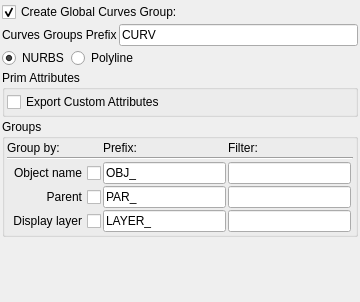
               <widget class="QWidget" name="scrollAreaWidgetContents_2">
                <property name="geometry">
                 <rect>
                  <x>0</x>
                  <y>0</y>
                  <width>360</width>
                  <height>302</height>
                 </rect>
                </property>
                <layout class="QVBoxLayout" name="verticalLayout_16">
                 <property name="spacing">
                  <number>2</number>
                 </property>
                 <property name="margin">
                  <number>2</number>
                 </property>
                 <item>
                  <widget class="QCheckBox" name="curveGroupEnable_cb">
                   <property name="toolTip">
                    <string>&lt;!DOCTYPE HTML PUBLIC &quot;-//W3C//DTD HTML 4.0//EN&quot; &quot;http://www.w3.org/TR/REC-html40/strict.dtd&quot;&gt;
&lt;html&gt;&lt;head&gt;&lt;meta name=&quot;qrichtext&quot; content=&quot;1&quot; /&gt;&lt;style type=&quot;text/css&quot;&gt;
p, li { white-space: pre-wrap; }
&lt;/style&gt;&lt;/head&gt;&lt;body style=&quot; font-family:'MS Shell Dlg 2'; font-size:8.25pt; font-weight:400; font-style:normal;&quot;&gt;
&lt;p style=&quot; margin-top:0px; margin-bottom:0px; margin-left:0px; margin-right:0px; -qt-block-indent:0; text-indent:0px;&quot;&gt;&lt;span style=&quot; font-size:8pt;&quot;&gt;Enable/disable global Curve group&lt;/span&gt;&lt;/p&gt;&lt;/body&gt;&lt;/html&gt;</string>
                   </property>
                   <property name="layoutDirection">
                    <enum>Qt::LeftToRight</enum>
                   </property>
                   <property name="text">
                    <string>Create Global Curves Group:</string>
                   </property>
                   <property name="checked">
                    <bool>true</bool>
                   </property>
                  </widget>
                 </item>
                 <item>
                  <layout class="QHBoxLayout" name="horizontalLayout_10">
                   <item>
                    <widget class="QLabel" name="label_15">
                     <property name="text">
                      <string>Curves Groups Prefix</string>
                     </property>
                    </widget>
                   </item>
                   <item>
                    <widget class="QLineEdit" name="expCurvesGlobalGroupName_le">
                     <property name="toolTip">
                      <string>&lt;!DOCTYPE HTML PUBLIC &quot;-//W3C//DTD HTML 4.0//EN&quot; &quot;http://www.w3.org/TR/REC-html40/strict.dtd&quot;&gt;
&lt;html&gt;&lt;head&gt;&lt;meta name=&quot;qrichtext&quot; content=&quot;1&quot; /&gt;&lt;style type=&quot;text/css&quot;&gt;
p, li { white-space: pre-wrap; }
&lt;/style&gt;&lt;/head&gt;&lt;body style=&quot; font-family:'MS Shell Dlg 2'; font-size:8.25pt; font-weight:400; font-style:normal;&quot;&gt;
&lt;p style=&quot; margin-top:0px; margin-bottom:0px; margin-left:0px; margin-right:0px; -qt-block-indent:0; text-indent:0px;&quot;&gt;&lt;span style=&quot; font-size:8pt;&quot;&gt;Main curves group&lt;/span&gt;&lt;/p&gt;&lt;/body&gt;&lt;/html&gt;</string>
                     </property>
                     <property name="text">
                      <string>CURV</string>
                     </property>
                    </widget>
                   </item>
                  </layout>
                 </item>
                 <item>
                  <layout class="QHBoxLayout" name="horizontalLayout_16">
                   <item>
                    <widget class="QRadioButton" name="curvToNURBS_rb">
                     <property name="toolTip">
                      <string>Export as NURBS</string>
                     </property>
                     <property name="text">
                      <string>NURBS</string>
                     </property>
                     <property name="checked">
                      <bool>true</bool>
                     </property>
                    </widget>
                   </item>
                   <item>
                    <widget class="QRadioButton" name="curvToPoly_rb">
                     <property name="toolTip">
                      <string>Export as Poly line</string>
                     </property>
                     <property name="text">
                      <string>Polyline</string>
                     </property>
                    </widget>
                   </item>
                   <item>
                    <spacer name="horizontalSpacer_7">
                     <property name="orientation">
                      <enum>Qt::Horizontal</enum>
                     </property>
                     <property name="sizeHint" stdset="0">
                      <size>
                       <width>40</width>
                       <height>20</height>
                      </size>
                     </property>
                    </spacer>
                   </item>
                  </layout>
                 </item>
                 <item>
                  <widget class="QGroupBox" name="groupBox">
                   <property name="title">
                    <string>Prim Attributes</string>
                   </property>
                   <layout class="QVBoxLayout" name="attrTable_curve_ly">
                    <property name="spacing">
                     <number>2</number>
                    </property>
                    <property name="margin">
                     <number>2</number>
                    </property>
                    <item>
                     <widget class="QCheckBox" name="customCrvAttr_cbx">
                      <property name="text">
                       <string>Export Custom Attributes</string>
                      </property>
                     </widget>
                    </item>
                   </layout>
                  </widget>
                 </item>
                 <item>
                  <widget class="QGroupBox" name="groupBox_6">
                   <property name="title">
                    <string>Groups</string>
                   </property>
                   <layout class="QGridLayout" name="gridLayout_4">
                    <property name="margin">
                     <number>2</number>
                    </property>
                    <property name="spacing">
                     <number>2</number>
                    </property>
                    <item row="2" column="2">
                     <widget class="QLineEdit" name="byCurvObj_le">
                      <property name="toolTip">
                       <string>&lt;!DOCTYPE HTML PUBLIC &quot;-//W3C//DTD HTML 4.0//EN&quot; &quot;http://www.w3.org/TR/REC-html40/strict.dtd&quot;&gt;
&lt;html&gt;&lt;head&gt;&lt;meta name=&quot;qrichtext&quot; content=&quot;1&quot; /&gt;&lt;style type=&quot;text/css&quot;&gt;
p, li { white-space: pre-wrap; }
&lt;/style&gt;&lt;/head&gt;&lt;body style=&quot; font-family:'MS Shell Dlg 2'; font-size:8.25pt; font-weight:400; font-style:normal;&quot;&gt;
&lt;p style=&quot; margin-top:0px; margin-bottom:0px; margin-left:0px; margin-right:0px; -qt-block-indent:0; text-indent:0px;&quot;&gt;&lt;span style=&quot; font-size:8pt;&quot;&gt;Object name filter&lt;/span&gt;&lt;/p&gt;&lt;/body&gt;&lt;/html&gt;</string>
                      </property>
                      <property name="text">
                       <string/>
                      </property>
                     </widget>
                    </item>
                    <item row="2" column="0">
                     <widget class="QCheckBox" name="byCrvObj_cb">
                      <property name="toolTip">
                       <string>Create primitive group by object name. 
&lt;prefix&gt;&lt;nodeName&gt;</string>
                      </property>
                      <property name="layoutDirection">
                       <enum>Qt::RightToLeft</enum>
                      </property>
                      <property name="text">
                       <string>Object name</string>
                      </property>
                     </widget>
                    </item>
                    <item row="0" column="0">
                     <widget class="QLabel" name="label_9">
                      <property name="text">
                       <string>Group by:</string>
                      </property>
                     </widget>
                    </item>
                    <item row="0" column="2">
                     <widget class="QLabel" name="label_10">
                      <property name="text">
                       <string>Filter:</string>
                      </property>
                     </widget>
                    </item>
                    <item row="1" column="0" colspan="4">
                     <widget class="Line" name="line_5">
                      <property name="orientation">
                       <enum>Qt::Horizontal</enum>
                      </property>
                     </widget>
                    </item>
                    <item row="3" column="0">
                     <widget class="QCheckBox" name="byCrvPar_cb">
                      <property name="toolTip">
                       <string>&lt;!DOCTYPE HTML PUBLIC &quot;-//W3C//DTD HTML 4.0//EN&quot; &quot;http://www.w3.org/TR/REC-html40/strict.dtd&quot;&gt;
&lt;html&gt;&lt;head&gt;&lt;meta name=&quot;qrichtext&quot; content=&quot;1&quot; /&gt;&lt;style type=&quot;text/css&quot;&gt;
p, li { white-space: pre-wrap; }
&lt;/style&gt;&lt;/head&gt;&lt;body style=&quot; font-family:'MS Shell Dlg 2'; font-size:8.25pt; font-weight:400; font-style:normal;&quot;&gt;
&lt;p style=&quot; margin-top:0px; margin-bottom:0px; margin-left:0px; margin-right:0px; -qt-block-indent:0; text-indent:0px;&quot;&gt;&lt;span style=&quot; font-size:8pt;&quot;&gt;Create primitive group by parent name. &lt;/span&gt;&lt;/p&gt;
&lt;p style=&quot; margin-top:0px; margin-bottom:0px; margin-left:0px; margin-right:0px; -qt-block-indent:0; text-indent:0px;&quot;&gt;&lt;span style=&quot; font-size:8pt;&quot;&gt;&amp;lt;prefix&amp;gt;&amp;lt;nodeName&amp;gt;&lt;/span&gt;&lt;/p&gt;&lt;/body&gt;&lt;/html&gt;</string>
                      </property>
                      <property name="layoutDirection">
                       <enum>Qt::RightToLeft</enum>
                      </property>
                      <property name="text">
                       <string>Parent</string>
                      </property>
                     </widget>
                    </item>
                    <item row="3" column="2">
                     <widget class="QLineEdit" name="byCurvPar_le">
                      <property name="toolTip">
                       <string>&lt;!DOCTYPE HTML PUBLIC &quot;-//W3C//DTD HTML 4.0//EN&quot; &quot;http://www.w3.org/TR/REC-html40/strict.dtd&quot;&gt;
&lt;html&gt;&lt;head&gt;&lt;meta name=&quot;qrichtext&quot; content=&quot;1&quot; /&gt;&lt;style type=&quot;text/css&quot;&gt;
p, li { white-space: pre-wrap; }
&lt;/style&gt;&lt;/head&gt;&lt;body style=&quot; font-family:'MS Shell Dlg 2'; font-size:8.25pt; font-weight:400; font-style:normal;&quot;&gt;
&lt;p style=&quot; margin-top:0px; margin-bottom:0px; margin-left:0px; margin-right:0px; -qt-block-indent:0; text-indent:0px;&quot;&gt;&lt;span style=&quot; font-size:8pt;&quot;&gt;Parent group filter.&lt;/span&gt;&lt;/p&gt;
&lt;p style=&quot; margin-top:0px; margin-bottom:0px; margin-left:0px; margin-right:0px; -qt-block-indent:0; text-indent:0px;&quot;&gt;&lt;a name=&quot;result_box&quot;&gt;&lt;/a&gt;&lt;span style=&quot; font-size:8pt;&quot;&gt;T&lt;/span&gt;&lt;span style=&quot; font-size:8pt;&quot;&gt;o use a specific node, use the prefix in naming&lt;/span&gt;&lt;/p&gt;
&lt;p style=&quot; margin-top:0px; margin-bottom:0px; margin-left:0px; margin-right:0px; -qt-block-indent:0; text-indent:0px;&quot;&gt;&lt;span style=&quot; font-size:8pt;&quot;&gt;&amp;lt;findPrefix&amp;gt;&amp;lt;name&amp;gt; &lt;/span&gt;&lt;/p&gt;
&lt;p style=&quot; margin-top:0px; margin-bottom:0px; margin-left:0px; margin-right:0px; -qt-block-indent:0; text-indent:0px;&quot;&gt;&lt;a name=&quot;result_box&quot;&gt;&lt;/a&gt;&lt;span style=&quot; font-size:8pt;&quot;&gt;I&lt;/span&gt;&lt;span style=&quot; font-size:8pt;&quot;&gt;f the prefix is empty, use the closest parent.&lt;/span&gt;&lt;/p&gt;
&lt;p style=&quot; margin-top:0px; margin-bottom:0px; margin-left:0px; margin-right:0px; -qt-block-indent:0; text-indent:0px;&quot;&gt;&lt;span style=&quot; font-size:8pt;&quot;&gt;If the prefix is not found, use default group name &amp;lt;prefis&amp;gt;&amp;quot;noParent&amp;quot;&lt;/span&gt;&lt;/p&gt;&lt;/body&gt;&lt;/html&gt;</string>
                      </property>
                      <property name="text">
                       <string/>
                      </property>
                     </widget>
                    </item>
                    <item row="4" column="0">
                     <widget class="QCheckBox" name="curvDisplayer_cb">
                      <property name="toolTip">
                       <string>&lt;!DOCTYPE HTML PUBLIC &quot;-//W3C//DTD HTML 4.0//EN&quot; &quot;http://www.w3.org/TR/REC-html40/strict.dtd&quot;&gt;
&lt;html&gt;&lt;head&gt;&lt;meta name=&quot;qrichtext&quot; content=&quot;1&quot; /&gt;&lt;style type=&quot;text/css&quot;&gt;
p, li { white-space: pre-wrap; }
&lt;/style&gt;&lt;/head&gt;&lt;body style=&quot; font-family:'MS Shell Dlg 2'; font-size:8.25pt; font-weight:400; font-style:normal;&quot;&gt;
&lt;p style=&quot; margin-top:0px; margin-bottom:0px; margin-left:0px; margin-right:0px; -qt-block-indent:0; text-indent:0px;&quot;&gt;&lt;span style=&quot; font-size:8pt;&quot;&gt;Create primitive group by layer name. &lt;/span&gt;&lt;/p&gt;
&lt;p style=&quot; margin-top:0px; margin-bottom:0px; margin-left:0px; margin-right:0px; -qt-block-indent:0; text-indent:0px;&quot;&gt;&lt;span style=&quot; font-size:8pt;&quot;&gt;&amp;lt;prefix&amp;gt;&amp;lt;layerName&amp;gt;&lt;/span&gt;&lt;/p&gt;&lt;/body&gt;&lt;/html&gt;</string>
                      </property>
                      <property name="layoutDirection">
                       <enum>Qt::RightToLeft</enum>
                      </property>
                      <property name="text">
                       <string>Display layer</string>
                      </property>
                     </widget>
                    </item>
                    <item row="4" column="2">
                     <widget class="QLineEdit" name="byCurvLayer_le">
                      <property name="toolTip">
                       <string>&lt;!DOCTYPE HTML PUBLIC &quot;-//W3C//DTD HTML 4.0//EN&quot; &quot;http://www.w3.org/TR/REC-html40/strict.dtd&quot;&gt;
&lt;html&gt;&lt;head&gt;&lt;meta name=&quot;qrichtext&quot; content=&quot;1&quot; /&gt;&lt;style type=&quot;text/css&quot;&gt;
p, li { white-space: pre-wrap; }
&lt;/style&gt;&lt;/head&gt;&lt;body style=&quot; font-family:'MS Shell Dlg 2'; font-size:8.25pt; font-weight:400; font-style:normal;&quot;&gt;
&lt;p style=&quot; margin-top:0px; margin-bottom:0px; margin-left:0px; margin-right:0px; -qt-block-indent:0; text-indent:0px;&quot;&gt;&lt;span style=&quot; font-size:8pt;&quot;&gt;Display layer name filter&lt;/span&gt;&lt;/p&gt;
&lt;p style=&quot; margin-top:0px; margin-bottom:0px; margin-left:0px; margin-right:0px; -qt-block-indent:0; text-indent:0px;&quot;&gt;&lt;span style=&quot; font-size:8pt;&quot;&gt;If the prefix is not found, use default group name &amp;lt;prefis&amp;gt;&amp;quot;deflayer&amp;quot;&lt;/span&gt;&lt;/p&gt;&lt;/body&gt;&lt;/html&gt;</string>
                      </property>
                      <property name="text">
                       <string/>
                      </property>
                     </widget>
                    </item>
                    <item row="2" column="1">
                     <widget class="QLineEdit" name="byCurvObjPref_le">
                      <property name="toolTip">
                       <string>&lt;!DOCTYPE HTML PUBLIC &quot;-//W3C//DTD HTML 4.0//EN&quot; &quot;http://www.w3.org/TR/REC-html40/strict.dtd&quot;&gt;
&lt;html&gt;&lt;head&gt;&lt;meta name=&quot;qrichtext&quot; content=&quot;1&quot; /&gt;&lt;style type=&quot;text/css&quot;&gt;
p, li { white-space: pre-wrap; }
&lt;/style&gt;&lt;/head&gt;&lt;body style=&quot; font-family:'MS Shell Dlg 2'; font-size:8.25pt; font-weight:400; font-style:normal;&quot;&gt;
&lt;p style=&quot; margin-top:0px; margin-bottom:0px; margin-left:0px; margin-right:0px; -qt-block-indent:0; text-indent:0px;&quot;&gt;&lt;span style=&quot; font-size:8pt;&quot;&gt;Object group prefix&lt;/span&gt;&lt;/p&gt;&lt;/body&gt;&lt;/html&gt;</string>
                      </property>
                      <property name="text">
                       <string>OBJ_</string>
                      </property>
                     </widget>
                    </item>
                    <item row="3" column="1">
                     <widget class="QLineEdit" name="byCurvParPref_le">
                      <property name="toolTip">
                       <string>&lt;!DOCTYPE HTML PUBLIC &quot;-//W3C//DTD HTML 4.0//EN&quot; &quot;http://www.w3.org/TR/REC-html40/strict.dtd&quot;&gt;
&lt;html&gt;&lt;head&gt;&lt;meta name=&quot;qrichtext&quot; content=&quot;1&quot; /&gt;&lt;style type=&quot;text/css&quot;&gt;
p, li { white-space: pre-wrap; }
&lt;/style&gt;&lt;/head&gt;&lt;body style=&quot; font-family:'MS Shell Dlg 2'; font-size:8.25pt; font-weight:400; font-style:normal;&quot;&gt;
&lt;p style=&quot; margin-top:0px; margin-bottom:0px; margin-left:0px; margin-right:0px; -qt-block-indent:0; text-indent:0px;&quot;&gt;&lt;span style=&quot; font-size:8pt;&quot;&gt;Parent group prefix&lt;/span&gt;&lt;/p&gt;&lt;/body&gt;&lt;/html&gt;</string>
                      </property>
                      <property name="text">
                       <string>PAR_</string>
                      </property>
                     </widget>
                    </item>
                    <item row="4" column="1">
                     <widget class="QLineEdit" name="byCurvLayerPref_le">
                      <property name="toolTip">
                       <string>&lt;!DOCTYPE HTML PUBLIC &quot;-//W3C//DTD HTML 4.0//EN&quot; &quot;http://www.w3.org/TR/REC-html40/strict.dtd&quot;&gt;
&lt;html&gt;&lt;head&gt;&lt;meta name=&quot;qrichtext&quot; content=&quot;1&quot; /&gt;&lt;style type=&quot;text/css&quot;&gt;
p, li { white-space: pre-wrap; }
&lt;/style&gt;&lt;/head&gt;&lt;body style=&quot; font-family:'MS Shell Dlg 2'; font-size:8.25pt; font-weight:400; font-style:normal;&quot;&gt;
&lt;p style=&quot; margin-top:0px; margin-bottom:0px; margin-left:0px; margin-right:0px; -qt-block-indent:0; text-indent:0px;&quot;&gt;&lt;span style=&quot; font-size:8pt;&quot;&gt;Display layer group prefix&lt;/span&gt;&lt;/p&gt;&lt;/body&gt;&lt;/html&gt;</string>
                      </property>
                      <property name="text">
                       <string>LAYER_</string>
                      </property>
                     </widget>
                    </item>
                    <item row="0" column="1">
                     <widget class="QLabel" name="label_11">
                      <property name="text">
                       <string>Prefix:</string>
                      </property>
                     </widget>
                    </item>
                   </layout>
                  </widget>
                 </item>
                 <item>
                  <spacer name="verticalSpacer_3">
                   <property name="orientation">
                    <enum>Qt::Vertical</enum>
                   </property>
                   <property name="sizeHint" stdset="0">
                    <size>
                     <width>20</width>
                     <height>40</height>
                    </size>
                   </property>
                  </spacer>
                 </item>
                </layout>
               </widget>
